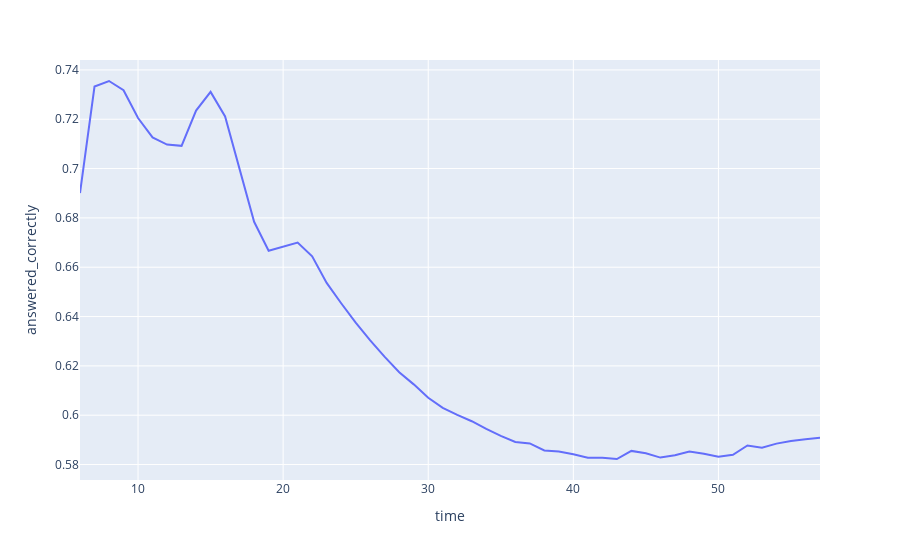

The code cell stored with this chart in its notebook:
### Markdown cell above
и посмотрим что из этого вышло

### Code cell
px.line(result, x='time', y='answered_correctly')

### Figure 1 — Plotly figure (JSON) as saved in the notebook; plotly's stock layout.template omitted (floating-point values rounded to 4 significant figures)
{"data": [{"hovertemplate": "time=%{x}<br>answered_correctly=%{y}<extra></extra>", "legendgroup": "", "line": {"color": "#636efa", "dash": "solid"}, "marker": {"symbol": "circle"}, "mode": "lines", "name": "", "orientation": "v", "showlegend": false, "type": "scatter", "x": [6, 7, 8, 9, 10, 11, 12, 13, 14, 15, 16, 17, 18, 19, 20, 21, 22, 23, 24, 25, 26, 27, 28, 29, 30, 31, 32, 33, 34, 35, 36, 37, 38, 39, 40, 41, 42, 43, 44, 45, 46, 47, 48, 49, 50, 51, 52, 53, 54, 55, 56, 57], "xaxis": "x", "y": [0.6901, 0.7332, 0.7355, 0.7318, 0.7205, 0.7126, 0.7097, 0.7092, 0.7235, 0.7311, 0.7211, 0.7003, 0.6784, 0.6667, 0.6684, 0.67, 0.6644, 0.6537, 0.6454, 0.6375, 0.6303, 0.6236, 0.6174, 0.6125, 0.6071, 0.603, 0.6001, 0.5976, 0.5945, 0.5916, 0.5891, 0.5886, 0.5857, 0.5853, 0.5842, 0.5828, 0.5827, 0.5822, 0.5855, 0.5846, 0.5828, 0.5837, 0.5853, 0.5844, 0.5831, 0.584, 0.5877, 0.5868, 0.5885, 0.5896, 0.5903, 0.5908], "yaxis": "y"}], "layout": {"autosize": true, "legend": {"tracegroupgap": 0}, "margin": {"t": 60}, "xaxis": {"anchor": "y", "autorange": true, "domain": [0, 1], "range": [6, 57], "title": {"text": "time"}, "type": "linear"}, "yaxis": {"anchor": "x", "autorange": true, "domain": [0, 1], "range": [0.5737, 0.744], "title": {"text": "answered_correctly"}, "type": "linear"}}}
